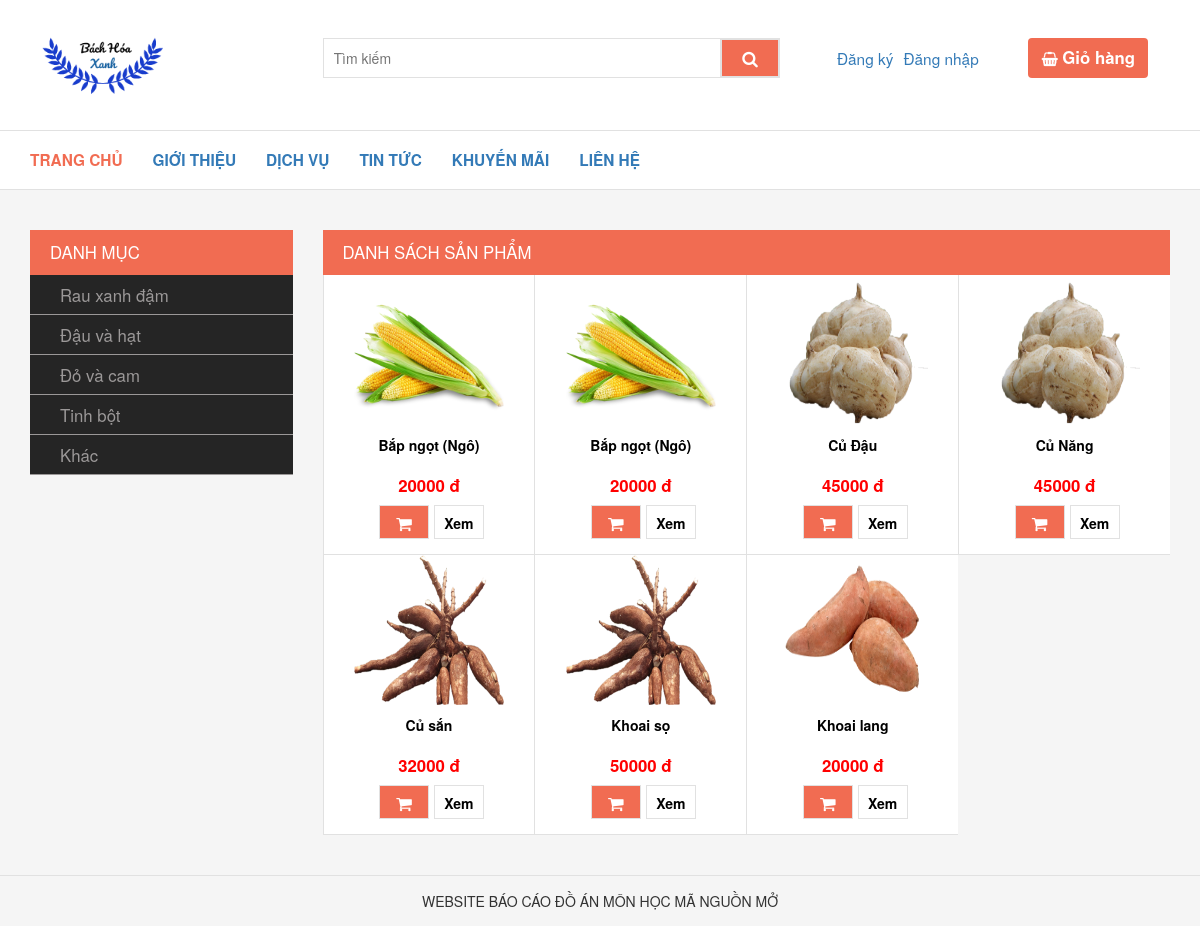
Page /lsproduct/view/4 on the committed database.
### tables this page shows
CREATE TABLE `products` (
  `id` int(11) NOT NULL,
  `product_name` varchar(100) NOT NULL,
  `picture` varchar(100) DEFAULT NULL,
  `origin` varchar(100) NOT NULL,
  `unit_price` int(12) NOT NULL,
  `unit` varchar(20) NOT NULL,
  `stock` float NOT NULL,
  `supplier_id` int(11) NOT NULL,
  `description` text NOT NULL,
  `category_id` int(11) NOT NULL
);

### libs/view.php (called while the page is built, shortened)
<?php
class View
{
  public function RenderCustomer($name, $data = false)
  {
      require_once 'views/header.php';
      require_once 'views/'. $name . '.php';
      require_once 'views/footer.php';
  }
}

### controllers/lsproductController.php (called while the page is built, shortened)
<?php
class lsproductController extends Controller
{
  public function view($id = null)
  {
    $data = $this->model->getlsProduct($id);
    $this->view->RenderCustomer('lsproduct/index',$data);
  }
}

### index.php (called while the page is built, shortened)
<?php
require 'libs/model.php';
require 'libs/view.php';
require 'libs/database.php';
$app = new Bootstrap();

### libs/database.php (called while the page is built, shortened)
<?php
class Database extends PDO
{
	public function select($sql, $array = array() , $fetchMode = PDO::FETCH_ASSOC	)
	{
		$sth = $this ->prepare($sql);
		foreach ($array as $key => $value) {
			$sth->bindValue("$key",$value);
		}
		$sth->execute();
		return $sth ->fetchAll($fetchMode);
	}
}

### models/lsproductModel.php (called while the page is built, shortened)
<?php
class lsproductModel extends Model
{
  public function getlsProduct($id)
  {
    $query = "SELECT * FROM products WHERE category_id = :id ";
    $array = array(':id' => $id);
    $result = $this->db->select($query, $array);
    return $result;
  }
}

### libs/model.php (called while the page is built)
<?php
class Model
{
  function __construct()
  {
    $this->db = new Database(DB_TYPE, DB_HOST, DB_NAME, DB_USER, DB_PASS);
  }
}

### views/lsproduct/index.php (the view)
<section class="section-1">
  <div class="container margin-section">
    <div class="row">
      <div class="col-md-3">
        <div>
          <div class="section-title">
            <span>Danh mục</span>
          </div>
          <div class="section-menu">
            <ul>
              <li>
                <a href="<?php echo URL ?>lsproduct/view/1">Rau xanh đậm</a>
              </li>
              <li>
                <a href="<?php echo URL ?>lsproduct/view/2">Đậu và hạt</a>
              </li>
              <li>
                <a href="<?php echo URL ?>lsproduct/view/3">Đỏ và cam</a>
              </li>
              <li>
                <a href="<?php echo URL ?>lsproduct/view/4">Tinh bột</a>
              </li>
              <li>
                <a href="<?php echo URL ?>lsproduct/view/5">Khác</a>
              </li>
            </ul>
          </div>
        </div>
      </div>
      <div class="col-md-9">
        <div class="section-title">
          <span>Danh sách sản phẩm</span>
        </div>
        <div class="section-list-item">
          <ul>
            <?php foreach ($data as $value) { ?>
              <li>
                  <img src="<?php echo URL.$value['picture'] ?>" alt="Cam">
                  <a href=""><?php echo $value["product_name"]; ?> </a>
                  <span><?php echo $value["unit_price"]; ?> đ</span>
                  <div class="add-view ">
                    <a href="<?php echo URL . 'cart/addCart/'.$value["id"]?>" ><i class="fa fa-shopping-cart" aria-hidden="true"></i></a>
                    <a href="<?php echo URL . 'lsproduct/detail/'.$value["id"] ?>" >Xem</a>
                </div>
              </li>
            <?php }?>
          </ul>
        </div>
      </div>
    </div>
  </div>
</section>

### public/css/style.css (style rules this page uses)
* { margin: 0; padding: 0; box-sizing: border-box; }
li { list-style-type: none; }
body { background-color: #f5f5f5; }
.margin-section { margin-top: 40px; }
.section-1, .section-2 { margin-bottom: 30px; }
.section-title { text-transform: uppercase; background-color: #f16c52; color: #fff; font-size: 1.2em; padding-left: 20px; height: 45px; line-height: 45px; font-weight: 500; }
.section-menu ul li { border-bottom: 1px solid #9b9898; height: 40px; line-height: 40px; padding-left: 30px; }
.section-menu { background-color: #252525; }
.section-menu a { color: #9b9898; display: block; font-size: 1.2em; font-weight: 500; }
.margin-section img { width: 130px; height: 130px; }
.section-list-item ul { display: flex; flex-flow: wrap; }
.section-list-item ul li { width: 25%; border-bottom:1px solid #e1e1e1; background-color: #fff; height: 280px; }
.section-list-item ul li:nth-child(n+1) { border-left: 1px solid #e1e1e1; }
.section-list-item img,.section-list-item a,.section-list-item span { display: block; text-align: center; }
.section-list-item a,.section-list-item span { height: 40px; line-height: 40px; color: black; font-weight: 600; }
.section-list-item img { width: 150px; height: 150px; margin: auto; }
.section-list-item span { font-size: 1.2em; color: red; }
.add-view { display: flex; justify-content: center; }
.add-view a { display: block; width: 50px; height: 34px; line-height: 34px; margin-left: 5px; text-align: center; border: 1px solid #e1e1e1; }
.add-view a:first-child { color: #fff; background-color:#f16c52; font-size: 1.2em; }

### rows in the picture
products: picture (picture), product_name "Bắp ngọt (Ngô)", unit_price "20000"
products: picture (picture), product_name "Bắp ngọt (Ngô)", unit_price "20000"
products: picture (picture), product_name "Củ Đậu", unit_price "45000"
products: picture (picture), product_name "Củ Năng", unit_price "45000"
products: picture (picture), product_name "Củ sắn", unit_price "32000"
products: picture (picture), product_name "Khoai sọ", unit_price "50000"
products: picture (picture), product_name "Khoai lang", unit_price "20000"
